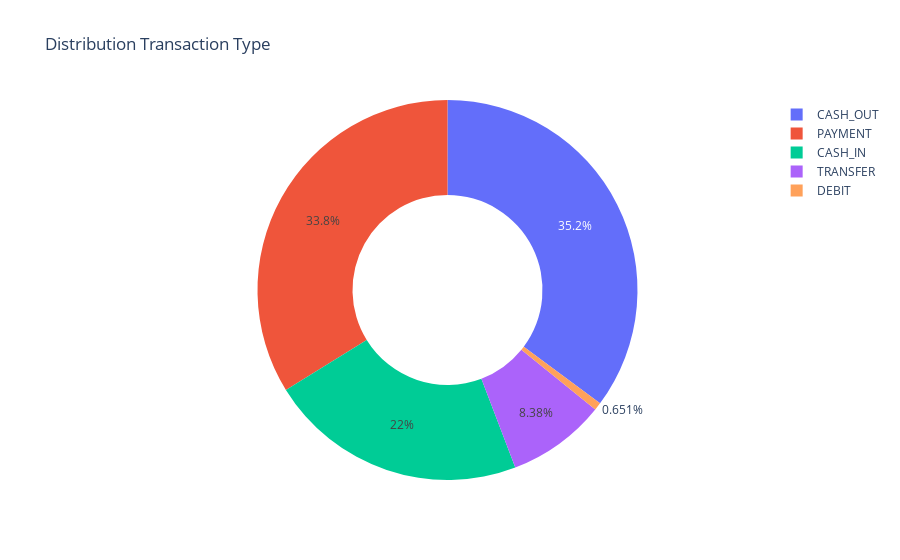

The notebook cell saved with this chart:
### Code cell
type = df_raw['type'].value_counts()
transactions = type.index
quantity = type.values


import plotly.express as px
figure = px.pie(df_raw,values=quantity,names=transactions,hole=0.5,title="Distribution Transaction Type")
figure.show()

### Figure 1 — Plotly figure (JSON) as saved in the notebook; plotly's stock layout.template omitted (floating-point values rounded to 4 significant figures)
{"data": [{"domain": {"x": [0, 1], "y": [0, 1]}, "hole": 0.5, "hovertemplate": "label=%{label}<br>value=%{value}<extra></extra>", "labels": ["CASH_OUT", "PAYMENT", "CASH_IN", "TRANSFER", "DEBIT"], "legendgroup": "", "name": "", "showlegend": true, "type": "pie", "values": [2237500, 2151495, 1399284, 532909, 41432]}], "layout": {"legend": {"tracegroupgap": 0}, "title": {"text": "Distribution Transaction Type"}}}
